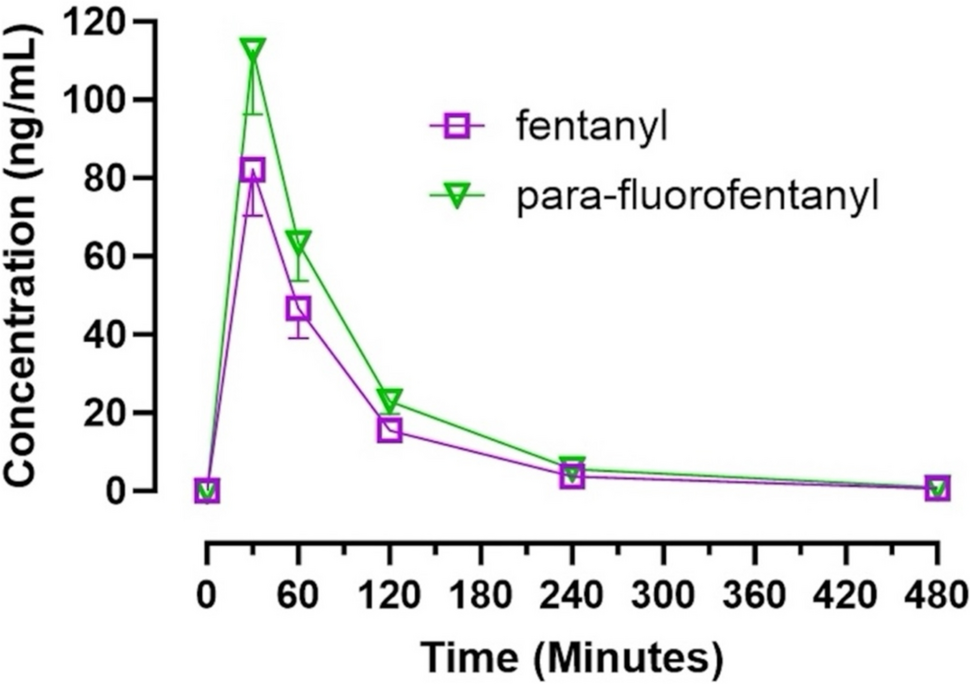
#> input picture digitisation/src_figs/Fig2.png, 970 x 684 px, found by its file name
$ python digi_fig2.py src_figs/Fig2.png
#> lines starting #> are read from the running program, lines starting #| are printed output that depends on the picture; after the words box and inside, x2 and y2 are one past the last pixel; in counts of white or black regions, pixels touching at a corner belong together
### digitisation/digi.py
import os
"""Small figure digitiser for GraphPad-style plots: axis calibration from tick marks, marker centres from colour segmentation."""
import numpy as np
from PIL import Image
from scipy import ndimage as ndi


def load(path): return np.asarray(Image.open(path).convert('RGB')).astype(int)
#> called with path = 'src_figs/Fig2.png/src_figs/Fig2.png'


def dark_mask(im, thr=90): return (im.max(2) < thr)
#> called with thr = 90
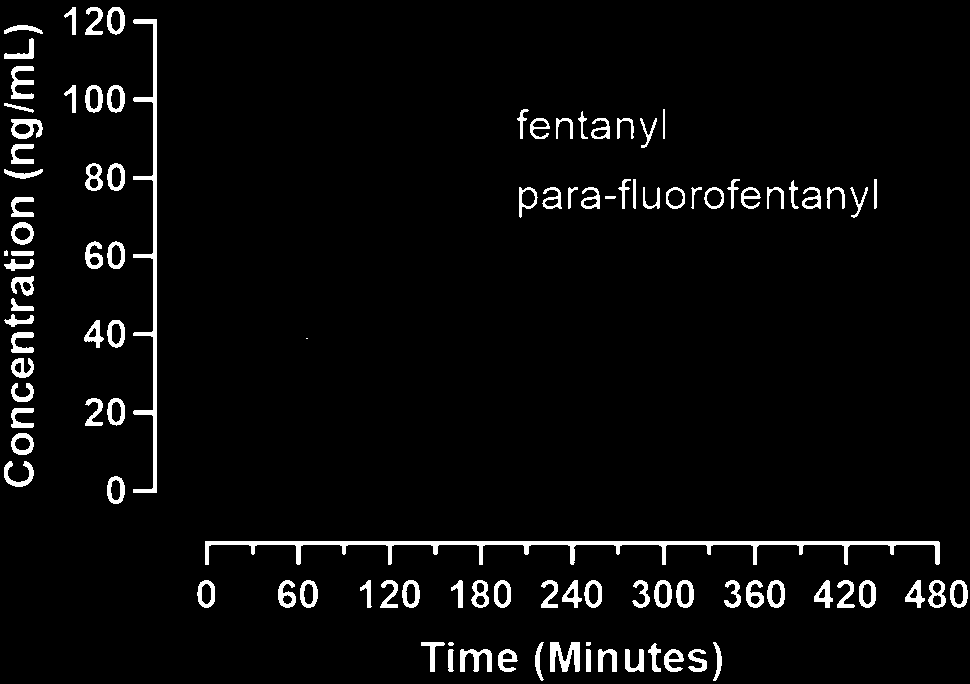
#> returned value: shape (684, 970) bool; 4.2% white; 105 white regions (2 under 20 px), largest, box (x1, y1, x2, y2) and area: (205, 541, 940, 565) 4094, (133, 19, 157, 493) 2520, (550, 642, 580, 672) 571


def find_axes(dm, x_range=None, y_range=None):
    """Return (x_of_yaxis, y_of_xaxis): the column / row with the longest dark run in the allowed window."""
#> called with x_range = (100, 260), y_range = (500, 620)
    H, W = dm.shape
#> H = 684; W = 970
    x0, x1 = x_range or (0, W); y0, y1 = y_range or (0, H)
#> after `x0, x1 = x_range or (0, W)`: x0 = 100; x1 = 260
#> after `y0, y1 = y_range or (0, H)`: y0 = 500; y1 = 620
    col = dm[:, x0:x1].sum(0); row = dm[y0:y1, :].sum(1)
#> after `col = dm[:, x0:x1].sum(0)`: col = 160 values, max 474 at index 53, min 0 at index 4, mean 32.39
#> after `row = dm[y0:y1, :].sum(1)`: row = 120 values, max 735 at index 42, min 0 at index 4, mean 84
    return x0 + int(np.argmax(col)), y0 + int(np.argmax(row))


def clusters(v):
    """centres of runs of True in a 1-D boolean array"""
    out = []; i = 0
    while i < len(v):
        if v[i]:
            j = i
            while j + 1 < len(v) and v[j + 1]: j += 1
            out.append((i + j) / 2); i = j + 1
        else: i += 1
    return out


def x_ticks(dm, yaxis_row, depth=(6, 14), x_lo=0, x_hi=None, below=True):
    sgn = 1 if below else -1
    rows = [yaxis_row + sgn * d for d in range(depth[0], depth[1])]
    v = dm[rows, :].all(0)
    if x_hi is None: x_hi = dm.shape[1]
    v[:x_lo] = False; v[x_hi:] = False
    return clusters(v)


def y_ticks(dm, xaxis_col, depth=(6, 14), y_lo=0, y_hi=None):
    cols = [xaxis_col - d for d in range(depth[0], depth[1])]
    v = dm[:, cols].all(1)
    if y_hi is None: y_hi = dm.shape[0]
    v[:y_lo] = False; v[y_hi:] = False
    return clusters(v)


def linmap(pix, val):
    a, b = np.polyfit(pix, val, 1); res = np.array(val) - (a * np.array(pix) + b)
    return (lambda p: a * np.asarray(p) + b), float(np.abs(res).max())


def colour_mask(im, rgb, tol=60):
    return (np.abs(im - np.array(rgb)).sum(2) < tol)


# [10 lines left out: function marker_centres, not called in this run]


def errorbar_extent(mask, cx, half_w=2):
    """vertical extent (rows) of coloured pixels in the column strip at x = cx: includes marker and any visible error bar"""
    strip = mask[:, int(cx) - half_w:int(cx) + half_w + 1].any(1)
    ys = np.where(strip)[0]
    return (int(ys.min()), int(ys.max())) if len(ys) else (None, None)

### digitisation/digi_fig2.py
import os
import sys, json, numpy as np
sys.path.insert(0, os.path.dirname(os.path.abspath(__file__)))
from digi import *
from scipy import ndimage as ndi
S = sys.argv[1]
im = load(S + '/src_figs/Fig2.png'); dm = dark_mask(im)
xa, ya = find_axes(dm, x_range=(100, 260), y_range=(500, 620))
#> xa = 153; ya = 542
xt = x_ticks(dm, ya, depth=(5, 12), x_lo=xa - 5); yt = y_ticks(dm, xa, depth=(5, 12), y_hi=ya)
#> in x_ticks, `rows = [yaxis_row + sgn * d for d in range(depth[0], depth[1])]`: rows = [547, 548, 549, 550, 551, 552, 553]
#> after the loop in clusters, `while i < len(v):`: i = 970; j = 939; out = [206.5, 252.5, 298, 343.5, 389.5, 435, 480.5, 526, 571.5, 617.5, 663.5, 708.5, 754.5, 800.5, 845.5, 891.5, 937]
#> after `xt = x_ticks(dm, ya, depth=(5, 12), x_lo=xa - 5)`: xt has the same summary as out in clusters
#> in y_ticks, `cols = [xaxis_col - d for d in range(depth[0], depth[1])]`: cols = [148, 147, 146, 145, 144, 143, 142]
#> the loop in clusters (call 2), `while i < len(v):` made 660 passes
#> i on passes 20, 94: 24, 102
#> i on passes 1 to 6: 1, 2, 3, 4, 5, 6
#> after `yt = y_ticks(dm, xa, depth=(5, 12), y_hi=ya)`: yt = [21, 99, 177.5, 255.5, 333.5, 412, 490.5]
fx, ex = linmap(xt, np.arange(0, 481, 30)[:len(xt)]); fy, ey = linmap(yt, np.arange(120, -1, -20)[:len(yt)])
#> in linmap, `a, b = np.polyfit(pix, val, 1)`: a = 0.657; b = -135.8
#> in linmap, `res = np.array(val) - (a * np.array(pix) + b)`: res = 17 values, max 0.232 at index 8, min -0.262 at index 13, mean -1.79e-13
#> after `fx, ex = linmap(xt, np.arange(0, 481, 30)[:len(xt)])`: ex = 0.262
#> after `fy, ey = linmap(yt, np.arange(120, -1, -20)[:len(yt)])`: ey = 0.0776
print('calibration residual: x %.3f min, y %.3f ng/mL' % (ex, ey))
#| calibration residual: x 0.262 min, y 0.078 ng/mL
R, G, B = im[..., 0], im[..., 1], im[..., 2]
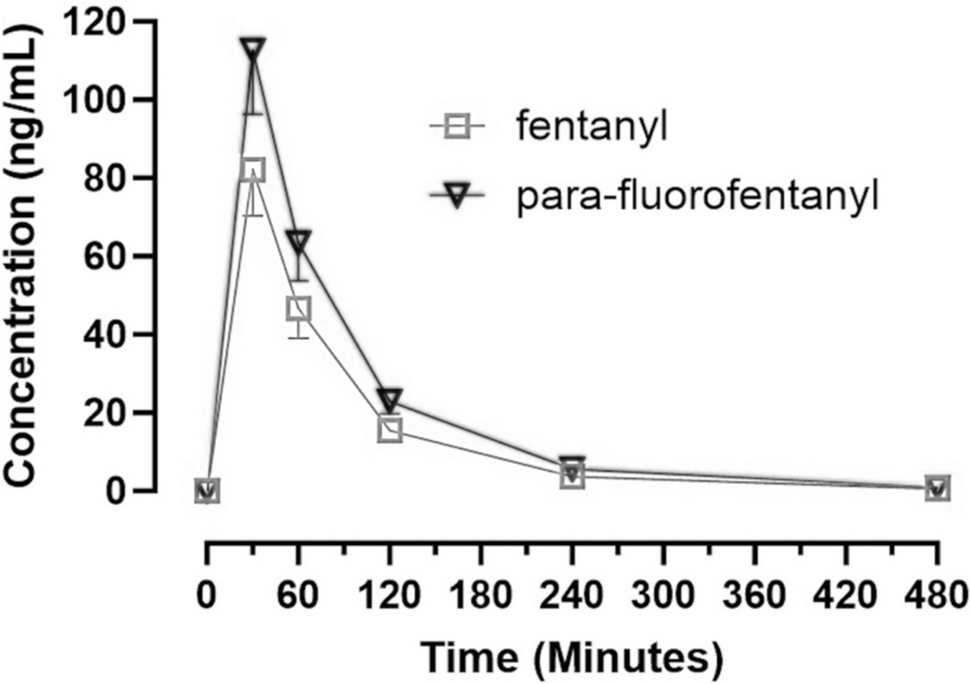
#> R: shape (684, 970) int64; min 0, max 255, mean 238.7
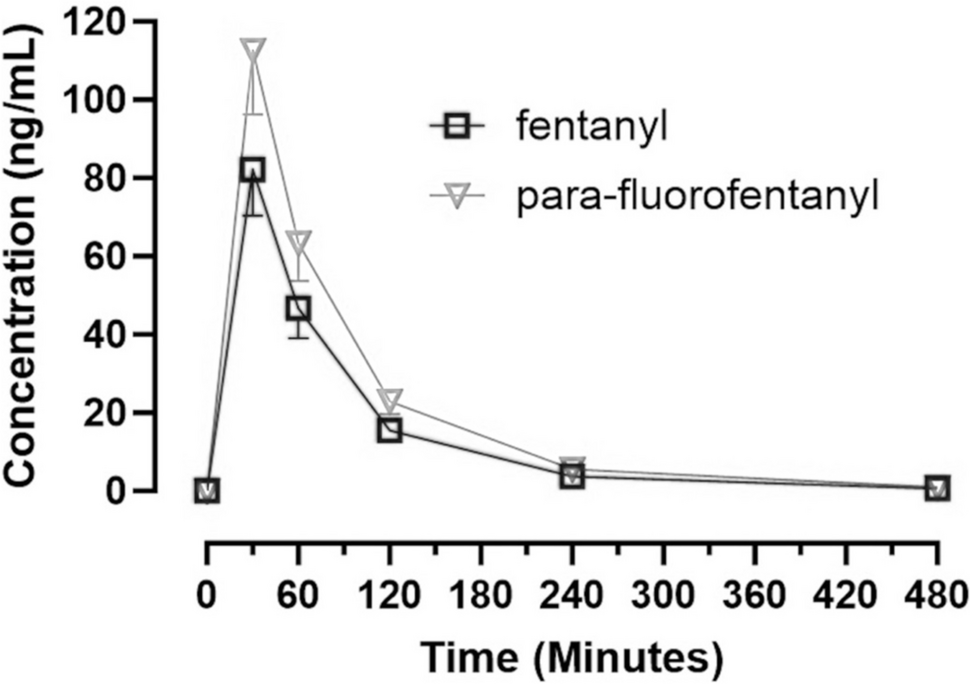
#> G: shape (684, 970) int64; min 0, max 255, mean 238.8
purple = (R > 110) & (B > 150) & (G < 90) & (R < 235); green = (G > 130) & (R < 90) & (B < 90)
#> after `purple = (R > 110) & (B > 150) & (G < 90) & (R < 235)`: purple: shape (684, 970) bool; 0.38% white; 94 white regions (87 under 20 px), largest, box (x1, y1, x2, y2) and area: (239, 156, 265, 202) 404, (286, 291, 311, 323) 377, (442, 113, 471, 138) 333
#> after `green = (G > 130) & (R < 90) & (B < 90)`:
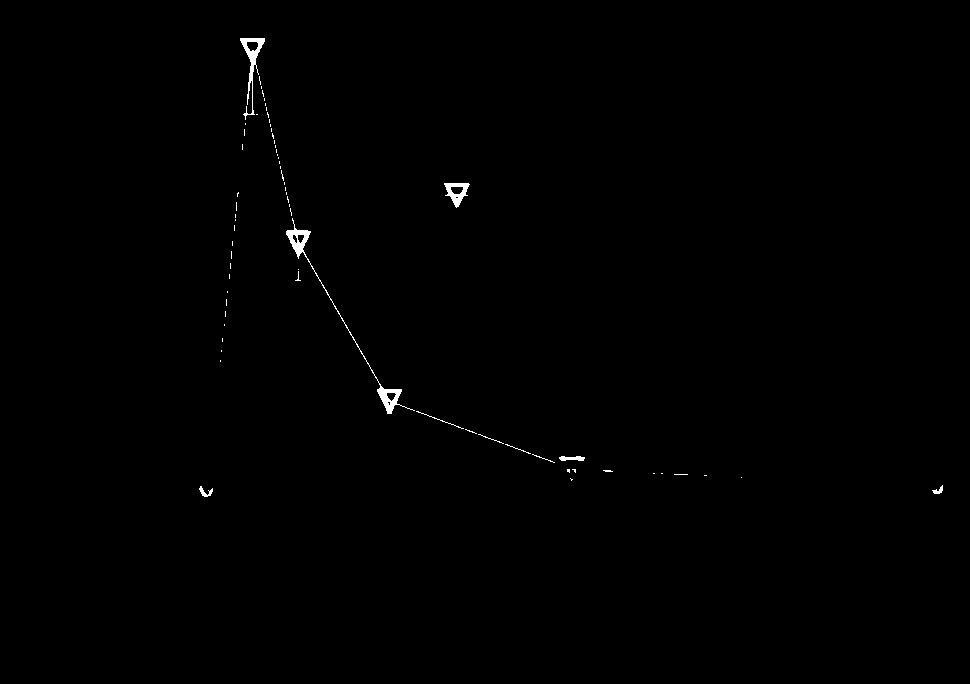
#> green: shape (684, 970) bool; 0.35% white; 67 white regions (57 under 20 px), largest, box (x1, y1, x2, y2) and area: (286, 218, 415, 414) 876, (240, 38, 265, 120) 485, (444, 183, 470, 208) 305
TIMES = [0, 30, 60, 120, 240, 480]; XPIX = [(t - np.polyfit(xt, np.arange(0, 481, 30)[:len(xt)], 1)[1]) / np.polyfit(xt, np.arange(0, 481, 30)[:len(xt)], 1)[0] for t in TIMES]
#> after `XPIX = [(t - np.polyfit(xt, np.arange(0, 481, 30)[:len(xt)], 1)[1]) / `: XPIX = [206.7, 252.3, 298, 389.3, 571.9, 937]


def filled(m):
    m = m.copy(); m[:, :160] = False; m[540:, :] = False; m[60:250, 410:] = False
    return ndi.binary_fill_holes(ndi.binary_closing(m, structure=np.ones((3, 3))))


out = {}
for name, m, op in (('fentanyl', purple, 11), ('pFF', green, 9)):
    f = filled(m); o = ndi.binary_opening(f, structure=np.ones((op, op))); lab, n = ndi.label(o)
    res = []
    for t, xp in zip(TIMES, XPIX):
        # prefer a clean opened blob near the expected x; otherwise use the coloured pixels in a local window
        best = None
        for k in range(1, n + 1):
            ys, xs = np.where(lab == k)
            if abs(xs.mean() - xp) < 8 and len(xs) > 80: best = (xs, ys, 'blob')
        if best is None:
            win = f[:, int(xp) - 14:int(xp) + 15]; ys, xs = np.where(win); xs = xs + int(xp) - 14
            best = (xs, ys, 'window')
        xs, ys, how = best
        cy_c, cy_b = ys.mean(), (ys.min() + ys.max()) / 2
        lo, hi = errorbar_extent(m, xp, 1)
        res.append(dict(t_min=t, y_centroid=float(fy(cy_c)), y_bbox=float(fy(cy_b)), top=float(fy(lo)), bottom=float(fy(hi)), how=how, h_px=int(ys.max() - ys.min())))
    out[name] = res
    print(name)
    for r in res: print('   t=%3d  centroid %.2f  bbox-centre %.2f  extent[%.1f, %.1f]  (%s, h=%d px)' % (r['t_min'], r['y_centroid'], r['y_bbox'], r['bottom'], r['top'], r['how'], r['h_px']))
#> this loop made 2 passes
#> (name, op, n) on passes 1 to 2: ('fentanyl', 11, 6), ('pFF', 9, 3)
#| fentanyl
#|    t=  0  centroid 0.20  bbox-centre 0.20  extent[-2.7, 3.4]  (blob, h=23 px)
#|    t= 30  centroid 82.19  bbox-centre 82.13  extent[70.6, 85.2]  (blob, h=24 px)
#|    t= 60  centroid 46.60  bbox-centre 46.60  extent[39.2, 49.7]  (blob, h=24 px)
#|    t=120  centroid 15.66  bbox-centre 15.66  extent[12.3, 18.5]  (blob, h=22 px)
#|    t=240  centroid 3.86  bbox-centre 3.90  extent[1.1, 6.7]  (blob, h=22 px)
#|    t=480  centroid 0.71  bbox-centre 0.71  extent[-2.5, 3.9]  (blob, h=25 px)
#| pFF
#|    t=  0  centroid 0.57  bbox-centre 15.92  extent[-1.5, -0.7]  (window, h=136 px)
#|    t= 30  centroid 113.61  bbox-centre 113.32  extent[96.2, 115.6]  (blob, h=18 px)
#> (further printed lines are left out)
#> pass 1, `f = filled(m)`:
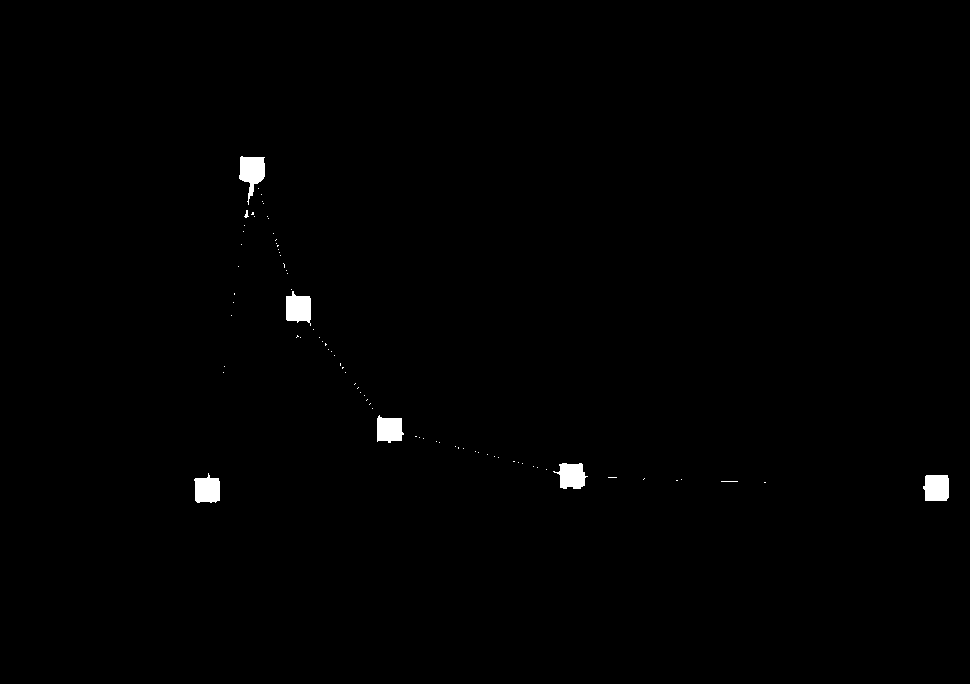
#> f: shape (684, 970) bool; 0.59% white; 79 white regions (72 under 20 px), largest, box (x1, y1, x2, y2) and area: (239, 156, 265, 205) 696, (286, 291, 311, 326) 645, (923, 475, 949, 501) 622
#> after the loop:
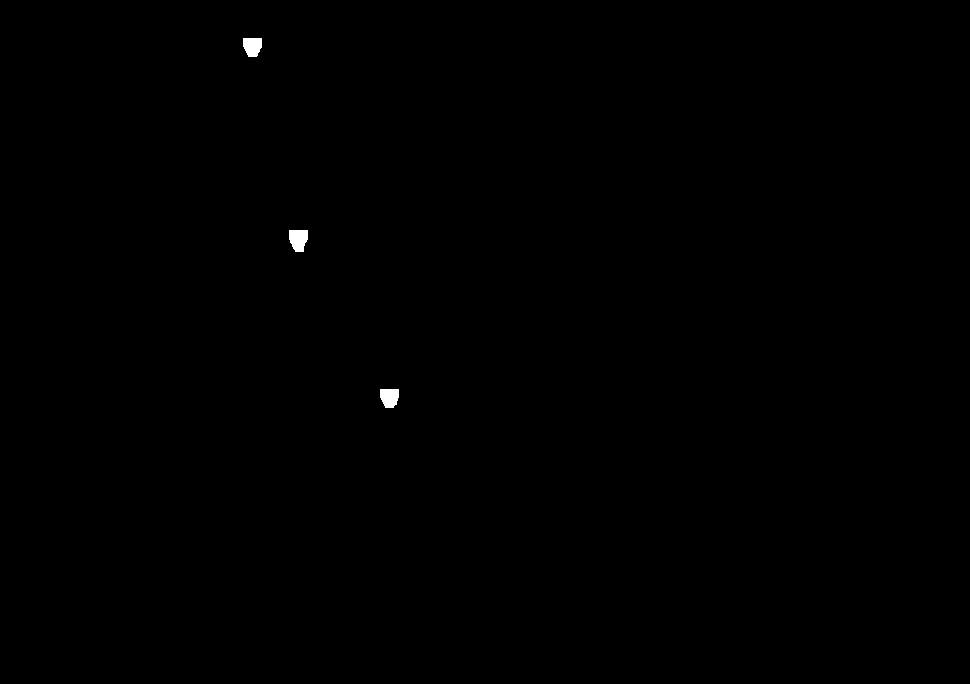
#> o: shape (684, 970) bool; 0.14% white; 3 white regions, box (x1, y1, x2, y2) and area: (289, 230, 308, 252) 342, (380, 389, 399, 408) 306, (243, 38, 262, 57) 304
#> after the loop:
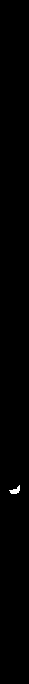
#> win: shape (684, 29) bool; 0.26% white; 1 white region, box (x1, y1, x2, y2) and area: (9, 485, 20, 494) 51
#> after the loop, out = 2 items
json.dump(out, open(S + '/dig_fig2_raw.json', 'w'), indent=1)
print('\nSOURCE Table 1 Cmax: fentanyl 82.12, pFF 112.57 ng/mL at 30 min')
